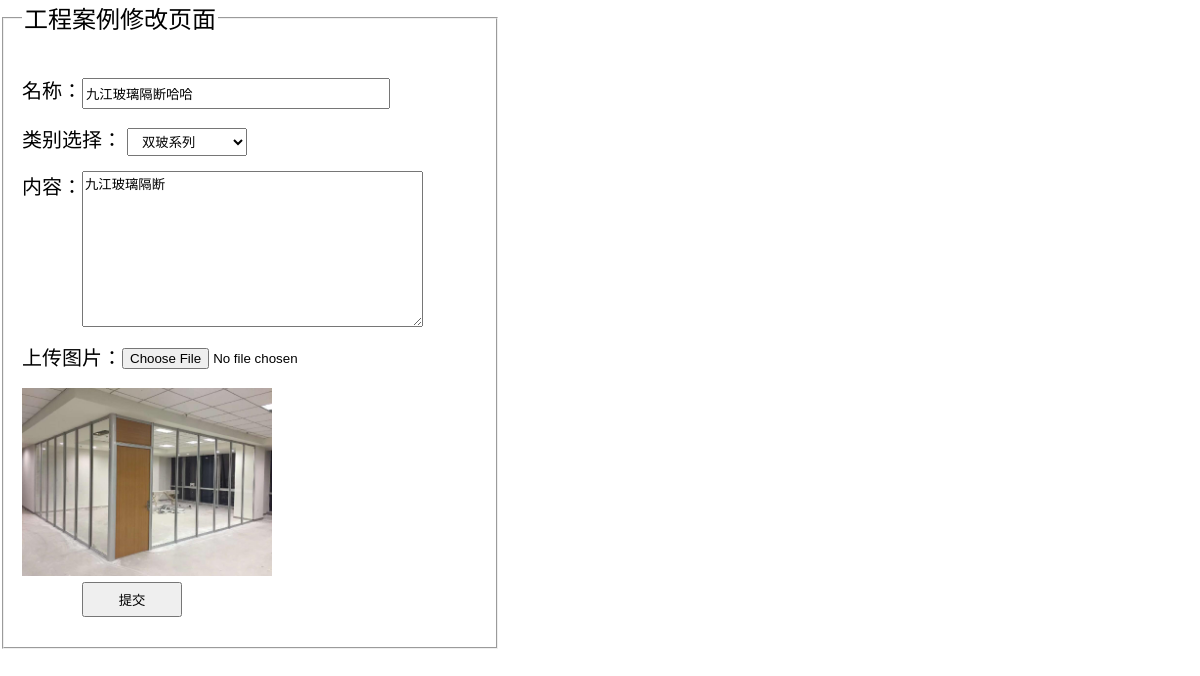
Page /admin/cases/change.php?id=3 on the committed database.
### tables this page shows
CREATE TABLE `cases`  (
  `id` int(10) UNSIGNED NOT NULL AUTO_INCREMENT,
  `name` varchar(255) NULL DEFAULT NULL,
  `classfiy` varchar(255) NULL DEFAULT NULL,
  `content` text NULL,
  `img` varchar(255) NULL DEFAULT NULL,
  `browse` int(255) UNSIGNED NULL DEFAULT NULL,
  `time` int(255) NULL DEFAULT NULL,
  PRIMARY KEY (`id`) USING BTREE
);

### admin/fun.php (called while the page is built, shortened)
<?php
    class Mysql {
        public $host = 'localhost';
        public $user = 'root';
        public $password = 'root';
        public $dbname = 'gaogeqiang';
        public $table;
        public function __construct($table) {
            $this->table =$table;
        }
        public function connectdb() {
            $dns = "mysql:host=$this->host;dbname=$this->dbname";
            $db = new PDO($dns,$this->user,$this->password); $db->exec("SET name 'UTF8'");
            return $db;
        }
        public function selectByID($id) {
            $db = $this->connectdb($this->table);
            $sql = "select * from $this->table where id=$id";
            $query = $db->query($sql);
            $query->setFetchMode(PDO::FETCH_ASSOC);
            $result =$query->fetch();
            return $result;
        }
    }
?>

### admin/cases/change.php (the view, shortened to what this page needs)
<!DOCTYPE html>
<html lang="en">
<head>
    <link rel="stylesheet" href="./../index.css">
</head>
<body>
    <?php
        include './../fun.php';
        $mysql = new Mysql('cases');
        $result = $mysql->selectByID($_GET['id']);
        $id = $_GET['id'];
        $name = $result['name'];
        $content = $result['content'];
        $classfiy = $result['classfiy'];
        $img = $result['img'];
    ?>
    <form action="<?php echo "./update.php?id=".$id ?>"" method="POST" enctype="multipart/form-data">
        <fieldset>
            <legend>工程案例修改页面</legend>
            <label>
                名称：<input type="text" name="name" <?php
                echo "value='$name'";
                ?>>
            </label>
            <label for="">类别选择：
                <select name="classfiy" id="">
                    <option value="双玻系列" <?php if($classfiy == '双玻系列'){echo "checked";} ?>>双玻系列</option>
                </select>
            </label>
            <label>
                内容：
                <textarea name="content" id="" cols="40" rows="10"><?php
                echo $content;
                ?></textarea>
            </label>
            <label for="">
                上传图片：<input type="file" name="img">
            </label>
            <?php
                    if($img) {
                        $path = './../upload/'.$img;
                        $str .= "<img src='$path' style='width:250px'>";
                        echo $str;
                    }else {
                        echo '';
                    }
                    ?>
            <label for="">
                <input type="submit" value="提交">
            </label>
        </fieldset>
    </form>
</body>
</html>

### admin/index.css (style rules this page uses)
body { width: 1200px; margin: 0 auto; }
form { width: 500px; }
form fieldset { font-size: 24px; padding-top: 40px; }
form fieldset label { display: block; margin-bottom: 15px; font-size: 20px; }
form fieldset label input { width: 300px; height: 25px; vertical-align: middle; }
form fieldset label select { height: 28px; width: 120px; padding-left: 10px; vertical-align: middle; }
form fieldset label textarea { vertical-align: top; margin-left: -5px; }
form fieldset label input[type=submit] { width: 100px; height: 35px; margin-left: 60px; }
form fieldset label input[type=file] { vertical-align: middle; }

### rows in the picture
cases: name "九江玻璃隔断哈哈", content "九江玻璃隔断", img (picture)
